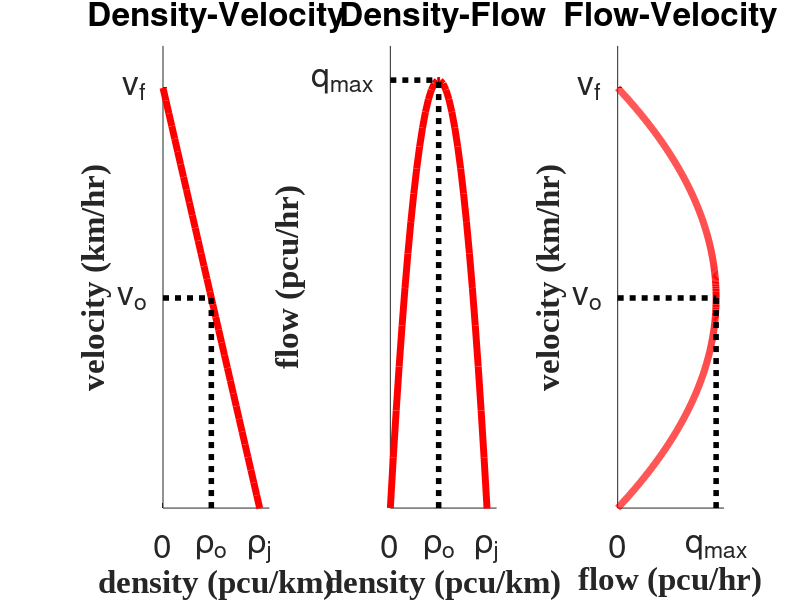

Reproduce this figure in MATLAB.
clear;

x = linspace(0, 150, 100);
y = linspace(0, 1250, 1000);
vf = 100; kj = 50;
f1 = @(k) vf.*(1-k./kj);
f2 = @(q) (100+sqrt(100^2-8*q))/2;
f3 = @(q) (100-sqrt(100^2-8*q))/2;

figure(1)
set(gcf,'unit','normalized','position',[-0.1,0.2,1.2,0.5])
subplot(1,3,1)
plot(x, f1(x), 'red-', 'LineWidth', 5); hold on; 
set(gca, 'box', 'off', 'FontSize', 24);
set(gca, 'TickLabelInterpreter', 'tex')
set(gca, 'XTick', [0 25 50], 'XTicklabel', {'0', '{\rho_{o}}', '\rho_{j}'})
set(gca, 'YTick', [50 100], 'YTicklabel', {'v_{o}','v_{f}'})
set(gca, 'box', 'off', 'FontSize', 24);
plot([25, 25], [0, 50], 'black:', 'LineWidth', 4)
plot([0, 25], [50, 50], 'black:', 'LineWidth', 4)
axis([0, 55, 0, 110]);
xlabel('density (pcu/km)', 'FontName', 'Times New Roman', 'FontSize', 24, 'FontWeight', 'bold');
ylabel('velocity (km/hr)', 'FontName', 'Times New Roman', 'FontSize', 24, 'FontWeight', 'bold');
title('Density-Velocity', 'FontSize', 24);

subplot(1,3,2)
plot(x, x.*f1(x), 'red-', 'LineWidth', 5); hold on; 
set(gca, 'box', 'off', 'FontSize', 24);
set(gca, 'TickLabelInterpreter', 'tex')
set(gca, 'XTick', [0 25 50], 'XTicklabel', {'0', '\rho_o', '\rho_j'})
set(gca, 'YTick', [1250], 'YTicklabel', {'q_{max}'})
set(gca, 'box', 'off', 'FontSize', 24);
plot([25, 25], [0, 1250], 'black:', 'LineWidth', 4)
plot([0, 25], [1250, 1250], 'black:', 'LineWidth', 4)
axis([0, 55, 0, 1350]);
xlabel('density (pcu/km)', 'FontName','Times New Roman', 'FontSize', 24, 'FontWeight', 'bold');
ylabel('flow (pcu/hr)', 'FontName','Times New Roman', 'FontSize', 24, 'FontWeight', 'bold');
title('Density-Flow', 'FontSize', 24);

subplot(1,3,3)
plot(y, f2(y), 'red-', 'LineWidth', 5); hold on; 
plot(y, f3(y), 'red-', 'LineWidth', 5); 
set(gca, 'box', 'off', 'FontSize', 24);
set(gca, 'TickLabelInterpreter', 'tex')
set(gca, 'XTick', [0 1250], 'XTicklabel', {'0', 'q_{max}'})
set(gca, 'YTick', [50 100], 'YTicklabel', {'v_{o}','v_{f}'})
set(gca, 'box', 'off', 'FontSize', 24);
plot([1250, 1250], [0, 50], 'black:', 'LineWidth', 4)
plot([0, 1250], [50, 50], 'black:', 'LineWidth', 4)
axis([0, 1350, 0, 110]);
xlabel('flow (pcu/hr)', 'FontName','Times New Roman', 'FontSize', 24, 'FontWeight', 'bold');
ylabel('velocity (km/hr)', 'FontName','Times New Roman', 'FontSize', 24, 'FontWeight', 'bold');
title('Flow-Velocity', 'FontSize', 24);